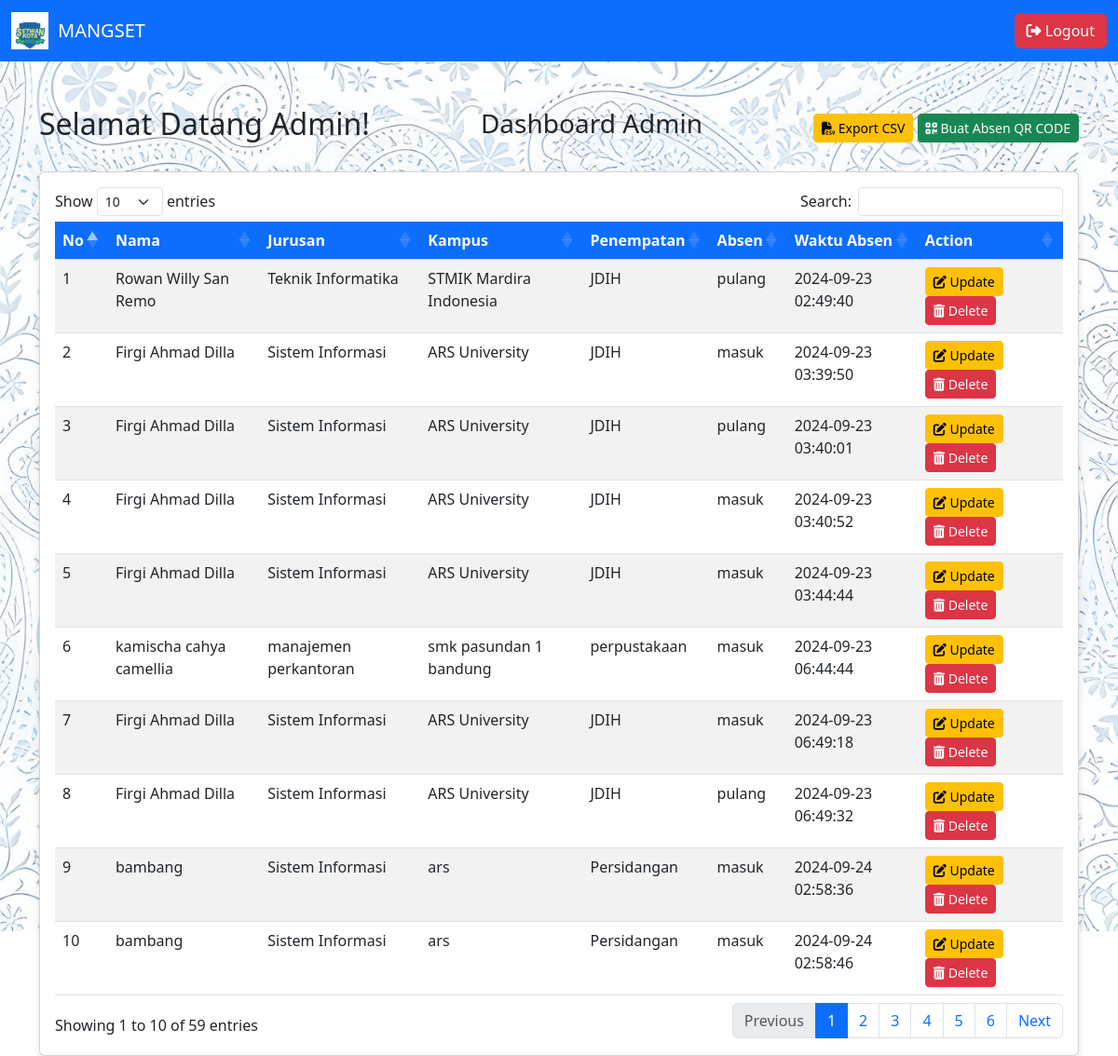
Screenshot of /admin_dashboard.php (signed in) with the database file from the repository.
### tables this page shows
CREATE TABLE `absensi` (
  `id` int(11) NOT NULL,
  `user_id` int(11) NOT NULL,
  `nama` varchar(100) NOT NULL,
  `jurusan` varchar(100) NOT NULL,
  `kampus` varchar(100) NOT NULL,
  `penempatan` varchar(100) DEFAULT NULL,
  `absen_type` enum('masuk','pulang') NOT NULL,
  `waktu` timestamp NOT NULL DEFAULT current_timestamp()
);

### admin_dashboard.php (the view, shortened to what this page needs)
<?php
include 'config.php';
$sql = "SELECT id, nama, jurusan, kampus, penempatan, absen_type, waktu FROM absensi";
$result = $conn->query($sql);
?>
<!DOCTYPE html>
<html lang="id">
<head>
    <link href="https://cdn.jsdelivr.net/npm/bootstrap@5.3.0/dist/css/bootstrap.min.css" rel="stylesheet">
    <link rel="stylesheet" href="https://cdn.datatables.net/1.13.6/css/dataTables.bootstrap5.min.css">
    <link rel="stylesheet" href="https://cdnjs.cloudflare.com/ajax/libs/font-awesome/6.4.0/css/all.min.css">
</head>
<body>
    <nav class="navbar navbar-expand-lg navbar-dark bg-primary">
        <div class="container-fluid">
            <a class="navbar-brand d-flex align-items-center" href="admin_dashboard.php">
                <img src="qrcodes/image/image4.jpg" alt="Logo">
                MANGSET
            </a>
            <div class="collapse navbar-collapse justify-content-end" id="navbarNav">
                <ul class="navbar-nav">
                    <li class="nav-item">
                        <a href="logout.php" class="btn btn-danger ms-3"><i class="fas fa-sign-out-alt"></i> Logout</a>
                    </li>
                </ul>
            </div>
        </div>
    </nav>
    <div class="container mt-5">
        <div class="d-flex justify-content-between align-items-center mb-4">
            <h2>Selamat Datang Admin!</h2>
            <h3>Dashboard Admin</h3>
            <div>
                <a href="admin_export_csv.php" class="btn btn-warning btn-sm"><i class="fas fa-file-csv"></i> Export CSV</a>
                <a href="scan_qr.php" class="btn btn-success btn-sm"><i class="fas fa-qrcode"></i> Buat Absen QR CODE</a>
            </div>
        </div>
        <div class="card">
            <div class="card-body">
                <table id="absensiTable" class="table table-striped table-hover">
                    <thead>
                        <tr>
                            <th>No</th>
                            <th>Nama</th>
                            <th>Jurusan</th>
                            <th>Kampus</th>
                            <th>Penempatan</th>
                            <th>Absen</th>
                            <th>Waktu Absen</th>
                            <th>Action</th>
                        </tr>
                    </thead>
                    <tbody>
                        <?php
                        if ($result->num_rows > 0) {
                            $no = 1;
                            while($row = $result->fetch_assoc()) {
                                echo "<tr>";
                                echo "<td>" . $no++ . "</td>";
                                echo "<td>" . htmlspecialchars($row['nama']) . "</td>";
                                echo "<td>" . htmlspecialchars($row['jurusan']) . "</td>";
                                echo "<td>" . htmlspecialchars($row['kampus']) . "</td>";
                                echo "<td>" . htmlspecialchars($row['penempatan']) . "</td>";
                                echo "<td>" . htmlspecialchars($row['absen_type']) . "</td>";
                                echo "<td>" . htmlspecialchars($row['waktu']) . "</td>";
                                echo "<td>
                                    <a href='update_absensi.php?id=" . $row['id'] . "' class='btn btn-warning btn-sm btn-custom'><i class='fas fa-edit'></i> Update</a>
                                    <button class='btn btn-danger btn-sm btn-custom delete-button' data-id='" . $row['id'] . "'><i class='fas fa-trash-alt'></i> Delete</button>
                                    </td>";
                                echo "</tr>";
                            }
                        } else {
                            echo "<tr><td colspan='8' class='text-center'>No data found</td></tr>";
                        }
                        ?>
                    </tbody>
                </table>
            </div>
        </div>
    </div>
</body>
</html>

### admin_dashboard.php (style rules this page uses)
body { background-image: url('qrcodes/image/batik.jpg'); background-size: cover; background-position: center; background-repeat: no-repeat; height: 100vh; }
.navbar-brand img { margin-right: 10px; width: 40px; }
.card { box-shadow: 0 4px 8px rgba(0,0,0,0.1); }
.table thead th { background-color: #0d6efd; color: white; }
.btn-custom { margin-right: 5px; }

### rows the page displays
absensi: nama "Rowan Willy San Remo", jurusan "Teknik Informatika", kampus "STMIK Mardira Indonesia", penempatan "JDIH", absen_type "pulang", waktu "2024-09-23 02:49:40"
absensi: nama "Firgi Ahmad Dilla", jurusan "Sistem Informasi", kampus "ARS University", penempatan "JDIH", absen_type "masuk", waktu "2024-09-23 03:39:50"
absensi: nama "Firgi Ahmad Dilla", jurusan "Sistem Informasi", kampus "ARS University", penempatan "JDIH", absen_type "pulang", waktu "2024-09-23 03:40:01"
absensi: nama "Firgi Ahmad Dilla", jurusan "Sistem Informasi", kampus "ARS University", penempatan "JDIH", absen_type "masuk", waktu "2024-09-23 03:40:52"
absensi: nama "Firgi Ahmad Dilla", jurusan "Sistem Informasi", kampus "ARS University", penempatan "JDIH", absen_type "masuk", waktu "2024-09-23 03:44:44"
absensi: nama "kamischa cahya camellia", jurusan "manajemen perkantoran", kampus "smk pasundan 1 bandung", penempatan "perpustakaan", absen_type "masuk", waktu "2024-09-23 06:44:44"
absensi: nama "Firgi Ahmad Dilla", jurusan "Sistem Informasi", kampus "ARS University", penempatan "JDIH", absen_type "masuk", waktu "2024-09-23 06:49:18"
absensi: nama "Firgi Ahmad Dilla", jurusan "Sistem Informasi", kampus "ARS University", penempatan "JDIH", absen_type "pulang", waktu "2024-09-23 06:49:32"
absensi: nama "bambang", jurusan "Sistem Informasi", kampus "ars", penempatan "Persidangan", absen_type "masuk", waktu "2024-09-24 02:58:36"
absensi: nama "bambang", jurusan "Sistem Informasi", kampus "ars", penempatan "Persidangan", absen_type "masuk", waktu "2024-09-24 02:58:46"
